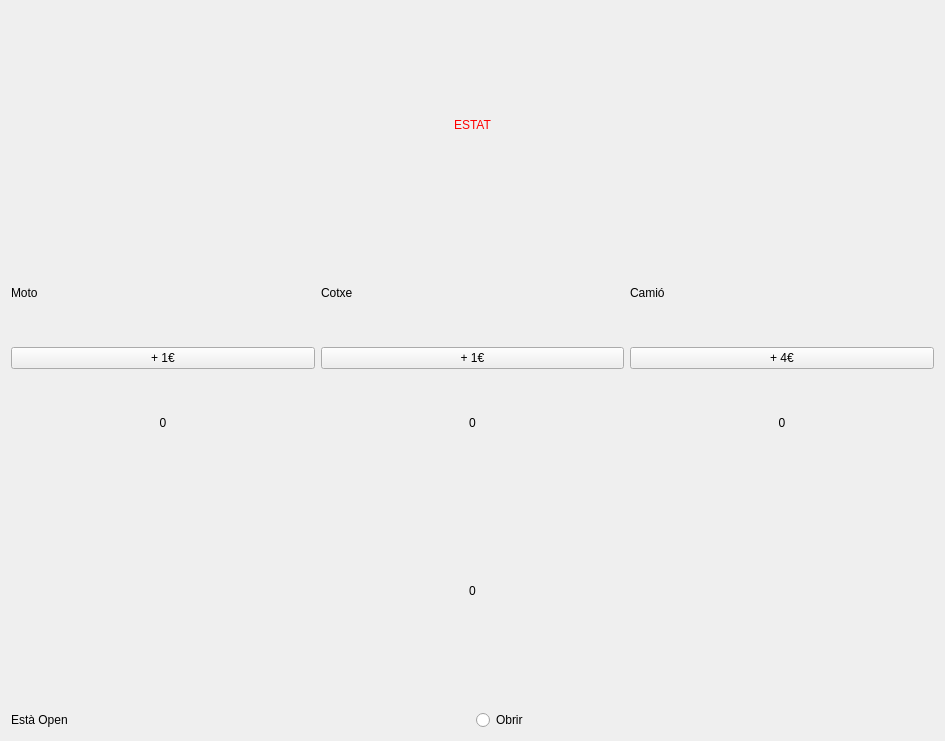
<?xml version="1.0" encoding="UTF-8"?>
<ui version="4.0">
 <class>MyForm</class>
 <widget class="QWidget" name="MyForm">
  <property name="geometry">
   <rect>
    <x>0</x>
    <y>0</y>
    <width>945</width>
    <height>741</height>
   </rect>
  </property>
  <property name="windowTitle">
   <string>Form</string>
  </property>
  <layout class="QVBoxLayout" name="verticalLayout_7">
   <item>
    <layout class="QVBoxLayout" name="verticalLayout">
     <item>
      <layout class="QVBoxLayout" name="verticalLayout_4">
       <item>
        <layout class="QHBoxLayout" name="horizontalLayout_2">
         <item>
          <spacer name="horizontalSpacer">
           <property name="orientation">
            <enum>Qt::Horizontal</enum>
           </property>
           <property name="sizeHint" stdset="0">
            <size>
             <width>40</width>
             <height>20</height>
            </size>
           </property>
          </spacer>
         </item>
         <item>
          <widget class="MyQLabel" name="label_2">
           <property name="styleSheet">
            <string notr="true">color: rgb(255, 0, 0);</string>
           </property>
           <property name="text">
            <string>ESTAT</string>
           </property>
          </widget>
         </item>
         <item>
          <spacer name="horizontalSpacer_2">
           <property name="orientation">
            <enum>Qt::Horizontal</enum>
           </property>
           <property name="sizeHint" stdset="0">
            <size>
             <width>40</width>
             <height>20</height>
            </size>
           </property>
          </spacer>
         </item>
        </layout>
       </item>
      </layout>
     </item>
     <item>
      <layout class="QHBoxLayout" name="horizontalLayout_3">
       <item>
        <layout class="QVBoxLayout" name="verticalLayout_5">
         <item>
          <widget class="QLabel" name="label_3">
           <property name="text">
            <string>Moto</string>
           </property>
          </widget>
         </item>
         <item>
          <widget class="QPushButton" name="pushButton">
           <property name="text">
            <string>+ 1€</string>
           </property>
          </widget>
         </item>
         <item>
          <widget class="MyQLabel" name="lbl_Moto">
           <property name="text">
            <string>0</string>
           </property>
           <property name="alignment">
            <set>Qt::AlignCenter</set>
           </property>
          </widget>
         </item>
        </layout>
       </item>
       <item>
        <layout class="QVBoxLayout" name="verticalLayout_6">
         <item>
          <widget class="QLabel" name="label_5">
           <property name="text">
            <string>Cotxe</string>
           </property>
          </widget>
         </item>
         <item>
          <widget class="QPushButton" name="pushButton_2">
           <property name="text">
            <string>+ 1€</string>
           </property>
          </widget>
         </item>
         <item>
          <widget class="MyQLabel" name="label_6">
           <property name="text">
            <string>0</string>
           </property>
           <property name="alignment">
            <set>Qt::AlignCenter</set>
           </property>
          </widget>
         </item>
        </layout>
       </item>
       <item>
        <layout class="QVBoxLayout" name="verticalLayout_8">
         <item>
          <widget class="QLabel" name="label_7">
           <property name="text">
            <string>Camió</string>
           </property>
          </widget>
         </item>
         <item>
          <widget class="QPushButton" name="pushButton_3">
           <property name="text">
            <string>+ 4€</string>
           </property>
          </widget>
         </item>
         <item>
          <widget class="MyQLabel" name="label_8">
           <property name="text">
            <string>0</string>
           </property>
           <property name="alignment">
            <set>Qt::AlignCenter</set>
           </property>
          </widget>
         </item>
        </layout>
       </item>
      </layout>
     </item>
     <item>
      <layout class="QHBoxLayout" name="horizontalLayout_5">
       <item>
        <spacer name="horizontalSpacer_3">
         <property name="orientation">
          <enum>Qt::Horizontal</enum>
         </property>
         <property name="sizeHint" stdset="0">
          <size>
           <width>40</width>
           <height>20</height>
          </size>
         </property>
        </spacer>
       </item>
       <item>
        <widget class="MyQLabel" name="lbl_Result">
         <property name="text">
          <string>0</string>
         </property>
        </widget>
       </item>
       <item>
        <spacer name="horizontalSpacer_4">
         <property name="orientation">
          <enum>Qt::Horizontal</enum>
         </property>
         <property name="sizeHint" stdset="0">
          <size>
           <width>40</width>
           <height>20</height>
          </size>
         </property>
        </spacer>
       </item>
      </layout>
     </item>
     <item>
      <layout class="QHBoxLayout" name="horizontalLayout">
       <item>
        <widget class="QLabel" name="label">
         <property name="text">
          <string>Està Open</string>
         </property>
        </widget>
       </item>
       <item>
        <widget class="QRadioButton" name="radioButton">
         <property name="text">
          <string>Obrir</string>
         </property>
        </widget>
       </item>
      </layout>
     </item>
    </layout>
   </item>
  </layout>
 </widget>
 <customwidgets>
  <customwidget>
   <class>MyQLabel</class>
   <extends>QLabel</extends>
   <header>MyQLabel.h</header>
   <slots>
    <signal>actualitzarSuma(int)</signal>
    <signal>actualitzarComptador(int)</signal>
    <slot>ChangeColorESTAT()</slot>
    <slot>incrementarComptadorNoCamion()</slot>
    <slot>incrementarComptadorCamion()</slot>
    <slot>updateNum(int)</slot>
   </slots>
  </customwidget>
 </customwidgets>
 <resources/>
 <connections>
  <connection>
   <sender>radioButton</sender>
   <signal>pressed()</signal>
   <receiver>label_2</receiver>
   <slot>ChangeColorESTAT()</slot>
   <hints>
    <hint type="sourcelabel">
     <x>517</x>
     <y>651</y>
    </hint>
    <hint type="destinationlabel">
     <x>465</x>
     <y>32</y>
    </hint>
   </hints>
  </connection>
  <connection>
   <sender>pushButton</sender>
   <signal>clicked()</signal>
   <receiver>lbl_Moto</receiver>
   <slot>incrementarComptadorNoCamion()</slot>
   <hints>
    <hint type="sourcelabel">
     <x>84</x>
     <y>278</y>
    </hint>
    <hint type="destinationlabel">
     <x>84</x>
     <y>302</y>
    </hint>
   </hints>
  </connection>
  <connection>
   <sender>lbl_Result</sender>
   <signal>actualitzarComptador(int)</signal>
   <receiver>lbl_Result</receiver>
   <slot>updateNum(int)</slot>
   <hints>
    <hint type="sourcelabel">
     <x>471</x>
     <y>470</y>
    </hint>
    <hint type="destinationlabel">
     <x>472</x>
     <y>417</y>
    </hint>
   </hints>
  </connection>
 </connections>
</ui>
